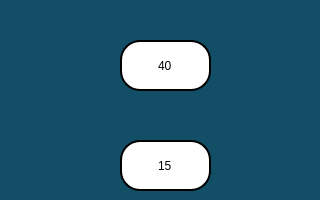
    <widget class="QWidget" name="tab_47">
     <property name="styleSheet">
      <string notr="true">
background-color: rgb(18, 78, 102);


</string>
     </property>
     <attribute name="title">
      <string>Tab 2</string>
     </attribute>
     <widget class="QLineEdit" name="lineEdit_80">
      <property name="geometry">
       <rect>
        <x>120</x>
        <y>40</y>
        <width>91</width>
        <height>51</height>
       </rect>
      </property>
      <property name="styleSheet">
       <string notr="true">font:25pt &quot;Ubuntu&quot;;
background-color: rgb(255,255,255);
border-radius:20px;
border:2px solid black;</string>
      </property>
      <property name="text">
       <string>40</string>
      </property>
      <property name="alignment">
       <set>Qt::AlignCenter</set>
      </property>
     </widget>
     <widget class="QPushButton" name="ButColdPhacoPer_up">
      <property name="geometry">
       <rect>
        <x>20</x>
        <y>30</y>
        <width>71</width>
        <height>61</height>
       </rect>
      </property>
      <property name="styleSheet">
       <string notr="true">image: url(:/images/up2.png);
background-color:transparent;
border:none;</string>
      </property>
      <property name="text">
       <string/>
      </property>
     </widget>
     <widget class="QPushButton" name="ButColdPhacoPer_down">
      <property name="geometry">
       <rect>
        <x>240</x>
        <y>30</y>
        <width>71</width>
        <height>61</height>
       </rect>
      </property>
      <property name="styleSheet">
       <string notr="true">image: url(:/images/d2.png);
background-color:transparent;
border:none;</string>
      </property>
      <property name="text">
       <string/>
      </property>
     </widget>
     <widget class="QLineEdit" name="lineEdit_81">
      <property name="geometry">
       <rect>
        <x>120</x>
        <y>140</y>
        <width>91</width>
        <height>51</height>
       </rect>
      </property>
      <property name="styleSheet">
       <string notr="true">font:25pt &quot;Ubuntu&quot;;
background-color: rgb(255,255,255);
border-radius:20px;
border:2px solid black;</string>
      </property>
      <property name="text">
       <string>15</string>
      </property>
      <property name="alignment">
       <set>Qt::AlignCenter</set>
      </property>
     </widget>
     <widget class="QPushButton" name="ButColdPulse_down">
      <property name="geometry">
       <rect>
        <x>240</x>
        <y>130</y>
        <width>71</width>
        <height>61</height>
       </rect>
      </property>
      <property name="styleSheet">
       <string notr="true">image: url(:/images/d2.png);
background-color:transparent;
border:none;</string>
      </property>
      <property name="text">
       <string/>
      </property>
     </widget>
     <widget class="QPushButton" name="ButColdPulse_up">
      <property name="geometry">
       <rect>
        <x>20</x>
        <y>130</y>
        <width>71</width>
        <height>61</height>
       </rect>
      </property>
      <property name="styleSheet">
       <string notr="true">image: url(:/images/up2.png);
background-color:transparent;
border:none;</string>
      </property>
      <property name="text">
       <string/>
      </property>
     </widget>
     <zorder>lineEdit_80</zorder>
     <zorder>lineEdit_81</zorder>
     <zorder>ButColdPhacoPer_down</zorder>
     <zorder>ButColdPulse_down</zorder>
     <zorder>ButColdPulse_up</zorder>
     <zorder>ButColdPhacoPer_up</zorder>
    </widget>
